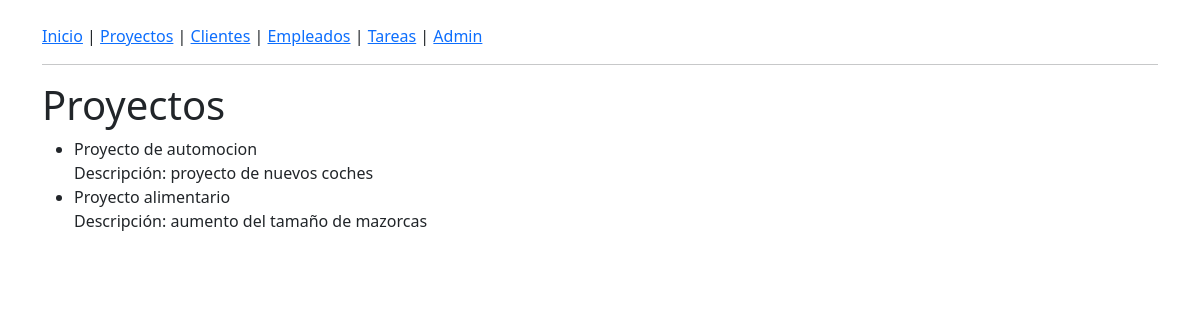
The page /proyectos/ on the database its author committed.
### gestion_produccion_G6/models.py (models this page shows, shortened)
class Proyecto(models.Model):
    nombre = models.CharField(max_length=50)
    descripcion = models.TextField(max_length=500, default="Descripción no proporcionada")
    fecha_ini = models.DateField(default=datetime.date.today)
    fecha_fin = models.DateField(default=datetime.date.today)
    presupuesto = models.IntegerField(default=0)

### gestion_produccion_G6/views.py (the view)
# urls.py: path('proyectos/', views.ProyectoListView.as_view(), name='proyecto_list'),
class ProyectoListView(ListView):
    model = Proyecto
    template_name = 'proyecto_list.html'
    context_object_name = 'proyectos'

### gestion_produccion_G6/templates/proyecto_list.html
{% extends "base.html" %} {% block content %}
<h1>Proyectos</h1>
<ul>
  {% for proyecto in proyectos %}
  <li>
    {{ proyecto.nombre }} <br />
    Descripción: {{ proyecto.descripcion }}
  </li>
  {% empty %}
  <li>No hay proyectos disponibles.</li>
  {% endfor %}
</ul>
{% endblock %}

### rows shown on the page
Proyecto: nombre "Proyecto de automocion", descripcion "proyecto de nuevos coches"
Proyecto: nombre "Proyecto alimentario", descripcion "aumento del tamaño de mazorcas"
